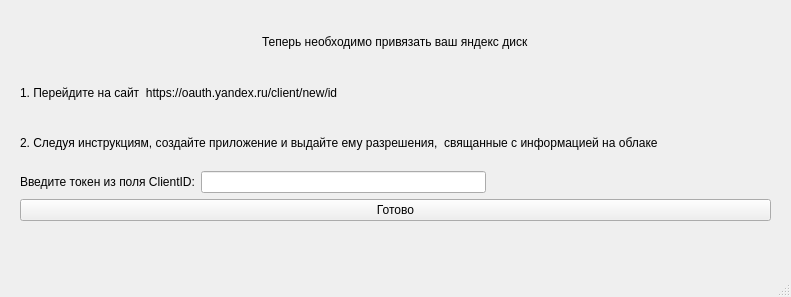
<?xml version="1.0" encoding="UTF-8"?>
<ui version="4.0">
 <class>MainWindow</class>
 <widget class="QMainWindow" name="MainWindow">
  <property name="geometry">
   <rect>
    <x>0</x>
    <y>0</y>
    <width>791</width>
    <height>297</height>
   </rect>
  </property>
  <property name="windowTitle">
   <string>MainWindow</string>
  </property>
  <widget class="QWidget" name="centralwidget">
   <widget class="QWidget" name="verticalLayoutWidget">
    <property name="geometry">
     <rect>
      <x>20</x>
      <y>20</y>
      <width>751</width>
      <height>201</height>
     </rect>
    </property>
    <layout class="QVBoxLayout" name="verticalLayout">
     <item>
      <layout class="QHBoxLayout" name="horizontalLayout_2">
       <item>
        <spacer name="horizontalSpacer">
         <property name="orientation">
          <enum>Qt::Horizontal</enum>
         </property>
         <property name="sizeHint" stdset="0">
          <size>
           <width>40</width>
           <height>20</height>
          </size>
         </property>
        </spacer>
       </item>
       <item>
        <widget class="QLabel" name="label">
         <property name="text">
          <string>Теперь необходимо привязать ваш яндекс диск</string>
         </property>
        </widget>
       </item>
       <item>
        <spacer name="horizontalSpacer_2">
         <property name="orientation">
          <enum>Qt::Horizontal</enum>
         </property>
         <property name="sizeHint" stdset="0">
          <size>
           <width>40</width>
           <height>20</height>
          </size>
         </property>
        </spacer>
       </item>
      </layout>
     </item>
     <item>
      <layout class="QHBoxLayout" name="horizontalLayout">
       <item>
        <widget class="QLabel" name="label_4">
         <property name="text">
          <string>1. Перейдите на сайт  https://oauth.yandex.ru/client/new/id</string>
         </property>
        </widget>
       </item>
       <item>
        <spacer name="horizontalSpacer_4">
         <property name="orientation">
          <enum>Qt::Horizontal</enum>
         </property>
         <property name="sizeHint" stdset="0">
          <size>
           <width>40</width>
           <height>20</height>
          </size>
         </property>
        </spacer>
       </item>
      </layout>
     </item>
     <item>
      <layout class="QHBoxLayout" name="horizontalLayout_3">
       <item>
        <widget class="QLabel" name="label_3">
         <property name="text">
          <string>2. Следуя инструкциям, создайте приложение и выдайте ему разрешения,  свящанные с информацией на облаке</string>
         </property>
        </widget>
       </item>
       <item>
        <spacer name="horizontalSpacer_6">
         <property name="orientation">
          <enum>Qt::Horizontal</enum>
         </property>
         <property name="sizeHint" stdset="0">
          <size>
           <width>40</width>
           <height>20</height>
          </size>
         </property>
        </spacer>
       </item>
      </layout>
     </item>
     <item>
      <layout class="QHBoxLayout" name="horizontalLayout_4">
       <item>
        <widget class="QLabel" name="label_2">
         <property name="text">
          <string>Введите токен из поля ClientID:</string>
         </property>
        </widget>
       </item>
       <item>
        <widget class="QLineEdit" name="client_id_field"/>
       </item>
       <item>
        <spacer name="horizontalSpacer_7">
         <property name="orientation">
          <enum>Qt::Horizontal</enum>
         </property>
         <property name="sizeHint" stdset="0">
          <size>
           <width>40</width>
           <height>20</height>
          </size>
         </property>
        </spacer>
       </item>
      </layout>
     </item>
     <item>
      <widget class="QPushButton" name="submit">
       <property name="text">
        <string>Готово</string>
       </property>
      </widget>
     </item>
    </layout>
   </widget>
  </widget>
  <widget class="QMenuBar" name="menubar">
   <property name="geometry">
    <rect>
     <x>0</x>
     <y>0</y>
     <width>791</width>
     <height>24</height>
    </rect>
   </property>
  </widget>
  <widget class="QStatusBar" name="statusbar"/>
 </widget>
 <resources/>
 <connections/>
</ui>
